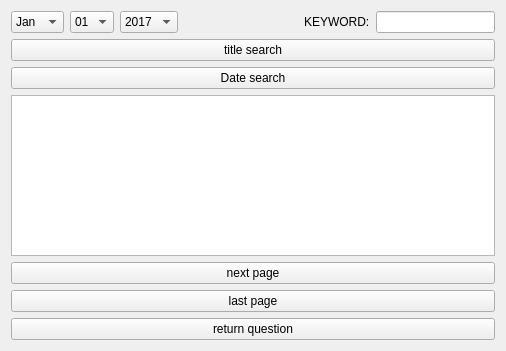
<?xml version="1.0" encoding="UTF-8"?>
<ui version="4.0">
 <class>SearchQ</class>
 <widget class="QWidget" name="SearchQ">
  <property name="geometry">
   <rect>
    <x>0</x>
    <y>0</y>
    <width>506</width>
    <height>351</height>
   </rect>
  </property>
  <property name="windowTitle">
   <string>Form</string>
  </property>
  <layout class="QVBoxLayout" name="verticalLayout">
   <item>
    <layout class="QHBoxLayout" name="horizontalLayout">
     <item>
      <widget class="QComboBox" name="comboBox">
       <item>
        <property name="text">
         <string>Jan</string>
        </property>
       </item>
       <item>
        <property name="text">
         <string>Feb</string>
        </property>
       </item>
       <item>
        <property name="text">
         <string>Mar</string>
        </property>
       </item>
       <item>
        <property name="text">
         <string>Apr</string>
        </property>
       </item>
       <item>
        <property name="text">
         <string>May</string>
        </property>
       </item>
       <item>
        <property name="text">
         <string>Jun</string>
        </property>
       </item>
       <item>
        <property name="text">
         <string>Jul</string>
        </property>
       </item>
       <item>
        <property name="text">
         <string>Aug</string>
        </property>
       </item>
       <item>
        <property name="text">
         <string>Sep</string>
        </property>
       </item>
       <item>
        <property name="text">
         <string>Oct</string>
        </property>
       </item>
       <item>
        <property name="text">
         <string>Nov</string>
        </property>
       </item>
       <item>
        <property name="text">
         <string>Dec</string>
        </property>
       </item>
      </widget>
     </item>
     <item>
      <widget class="QComboBox" name="comboBox_2">
       <item>
        <property name="text">
         <string>01</string>
        </property>
       </item>
       <item>
        <property name="text">
         <string>02</string>
        </property>
       </item>
       <item>
        <property name="text">
         <string>03</string>
        </property>
       </item>
       <item>
        <property name="text">
         <string>04</string>
        </property>
       </item>
       <item>
        <property name="text">
         <string>05</string>
        </property>
       </item>
       <item>
        <property name="text">
         <string>06</string>
        </property>
       </item>
       <item>
        <property name="text">
         <string>07</string>
        </property>
       </item>
       <item>
        <property name="text">
         <string>08</string>
        </property>
       </item>
       <item>
        <property name="text">
         <string>09</string>
        </property>
       </item>
       <item>
        <property name="text">
         <string>10</string>
        </property>
       </item>
       <item>
        <property name="text">
         <string>11</string>
        </property>
       </item>
       <item>
        <property name="text">
         <string>12</string>
        </property>
       </item>
       <item>
        <property name="text">
         <string>13</string>
        </property>
       </item>
       <item>
        <property name="text">
         <string>14</string>
        </property>
       </item>
       <item>
        <property name="text">
         <string>15</string>
        </property>
       </item>
       <item>
        <property name="text">
         <string>16</string>
        </property>
       </item>
       <item>
        <property name="text">
         <string>17</string>
        </property>
       </item>
       <item>
        <property name="text">
         <string>18</string>
        </property>
       </item>
       <item>
        <property name="text">
         <string>19</string>
        </property>
       </item>
       <item>
        <property name="text">
         <string>20</string>
        </property>
       </item>
       <item>
        <property name="text">
         <string>21</string>
        </property>
       </item>
       <item>
        <property name="text">
         <string>22</string>
        </property>
       </item>
       <item>
        <property name="text">
         <string>23</string>
        </property>
       </item>
       <item>
        <property name="text">
         <string>24</string>
        </property>
       </item>
       <item>
        <property name="text">
         <string>25</string>
        </property>
       </item>
       <item>
        <property name="text">
         <string>26</string>
        </property>
       </item>
       <item>
        <property name="text">
         <string>27</string>
        </property>
       </item>
       <item>
        <property name="text">
         <string>28</string>
        </property>
       </item>
       <item>
        <property name="text">
         <string>29</string>
        </property>
       </item>
       <item>
        <property name="text">
         <string>30</string>
        </property>
       </item>
       <item>
        <property name="text">
         <string>31</string>
        </property>
       </item>
      </widget>
     </item>
     <item>
      <widget class="QComboBox" name="comboBox_3">
       <item>
        <property name="text">
         <string>2017</string>
        </property>
       </item>
       <item>
        <property name="text">
         <string>2018</string>
        </property>
       </item>
       <item>
        <property name="text">
         <string>2019</string>
        </property>
       </item>
       <item>
        <property name="text">
         <string>2020</string>
        </property>
       </item>
      </widget>
     </item>
     <item>
      <spacer name="horizontalSpacer">
       <property name="orientation">
        <enum>Qt::Horizontal</enum>
       </property>
       <property name="sizeHint" stdset="0">
        <size>
         <width>68</width>
         <height>20</height>
        </size>
       </property>
      </spacer>
     </item>
     <item>
      <widget class="QLabel" name="label">
       <property name="text">
        <string>KEYWORD:</string>
       </property>
      </widget>
     </item>
     <item>
      <widget class="QLineEdit" name="lineEdit"/>
     </item>
    </layout>
   </item>
   <item>
    <widget class="QPushButton" name="pushButton">
     <property name="text">
      <string>title search</string>
     </property>
    </widget>
   </item>
   <item>
    <widget class="QPushButton" name="pushButton_5">
     <property name="text">
      <string>Date search</string>
     </property>
    </widget>
   </item>
   <item>
    <widget class="QTableWidget" name="tableWidget"/>
   </item>
   <item>
    <widget class="QPushButton" name="pushButton_2">
     <property name="text">
      <string>next page</string>
     </property>
    </widget>
   </item>
   <item>
    <widget class="QPushButton" name="pushButton_3">
     <property name="text">
      <string>last page</string>
     </property>
    </widget>
   </item>
   <item>
    <widget class="QPushButton" name="pushButton_4">
     <property name="text">
      <string>return question</string>
     </property>
    </widget>
   </item>
  </layout>
 </widget>
 <resources/>
 <connections/>
</ui>
